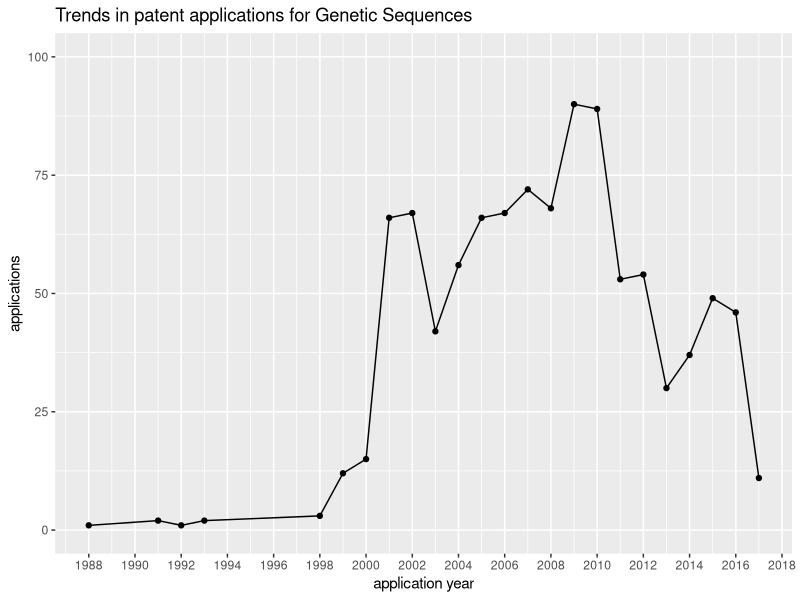

This figure's R source:
## ---- chunk 1
knitr::opts_chunk$set(echo = TRUE, message = FALSE, comment = "#>")
## ---- chunk 2
#install.packages('readxl')
library(readxl)
rawdata = readxl::read_excel("MGR_patent control.xlsx", sheet = 5)
## ---- chunk 3
#install.packages('tidyverse')
library(tidyverse)
applications = rawdata %>%
  separate(., Journal, into = c("data"), sep = ";", extra = "drop", remove = FALSE) %>% 
  separate(., data, into = c("front", "number"), sep = ":") %>% 
  separate(., number, into = c("extra", "code", "id", "junk", "date"), sep = " ") %>% 
  select(-extra, -junk) %>% 
  mutate(id = str_trim(id, side = "both")) %>% 
  unite(application_number, c("code", "id"), sep = "") %>% 
  mutate(application_number = str_trim(application_number, side = "both")) %>% 
  mutate(duplicated = duplicated(application_number))
## ---- chunk 4
head(applications)
## ---- chunk 5
applications %>%
  count(duplicated)
## ---- chunk 6
unique = applications %>% 
  filter(duplicated == FALSE) %>% 
  mutate(date = lubridate::dmy(date)) %>% 
  mutate(year = lubridate::year(date))
## ---- chunk 7
unique_year = unique %>% 
  count(year)

mean(unique_year$n)
## ---- chunk 8
median(unique_year$n)
## ---- chunk 9
unique_year %>% knitr::kable(align = "c")
## ---- chunk 10
unique_year %>%
  ggplot(., aes(x=year, y = n)) +
  ylim(0,100) +
  geom_point() +
  geom_line() +
  scale_x_continuous(breaks = scales::pretty_breaks(n = 20)) +
  labs(title = "Trends in patent applications for Genetic Sequences", x = "application year", y = "applications")
